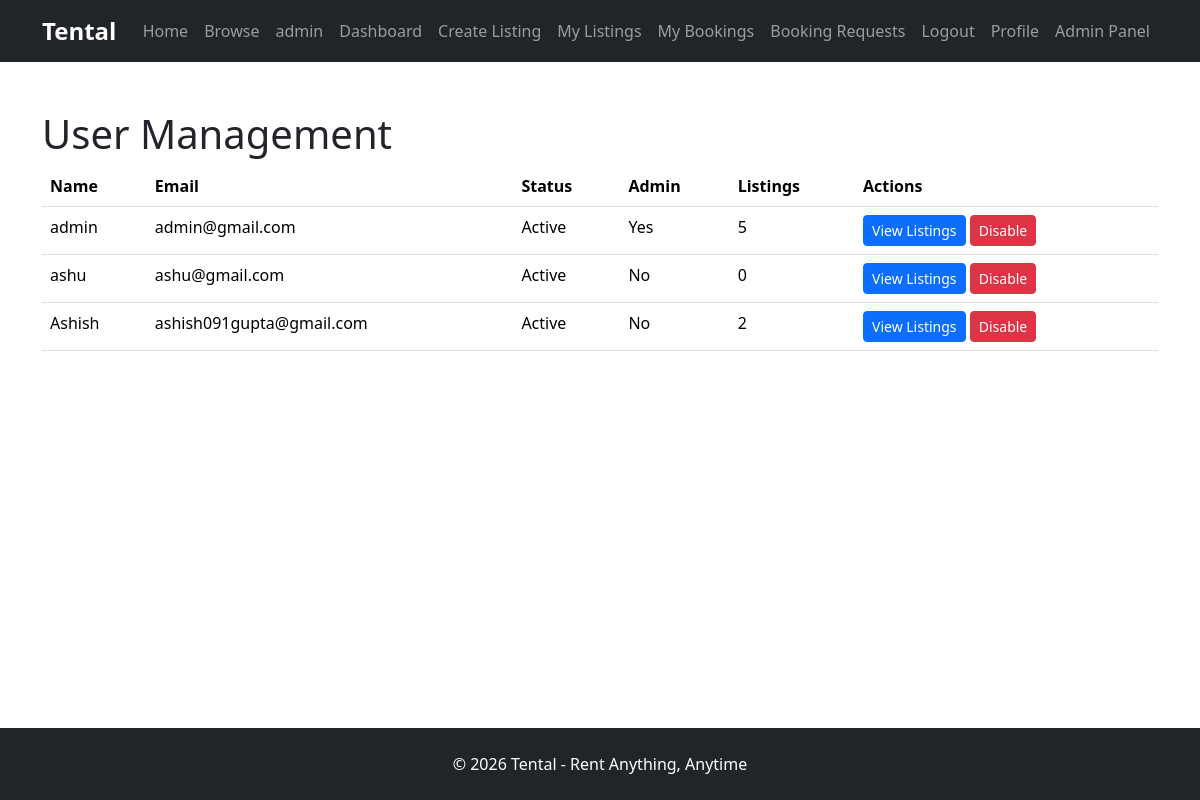
Before: /admin/users (signed in) with the older database file.
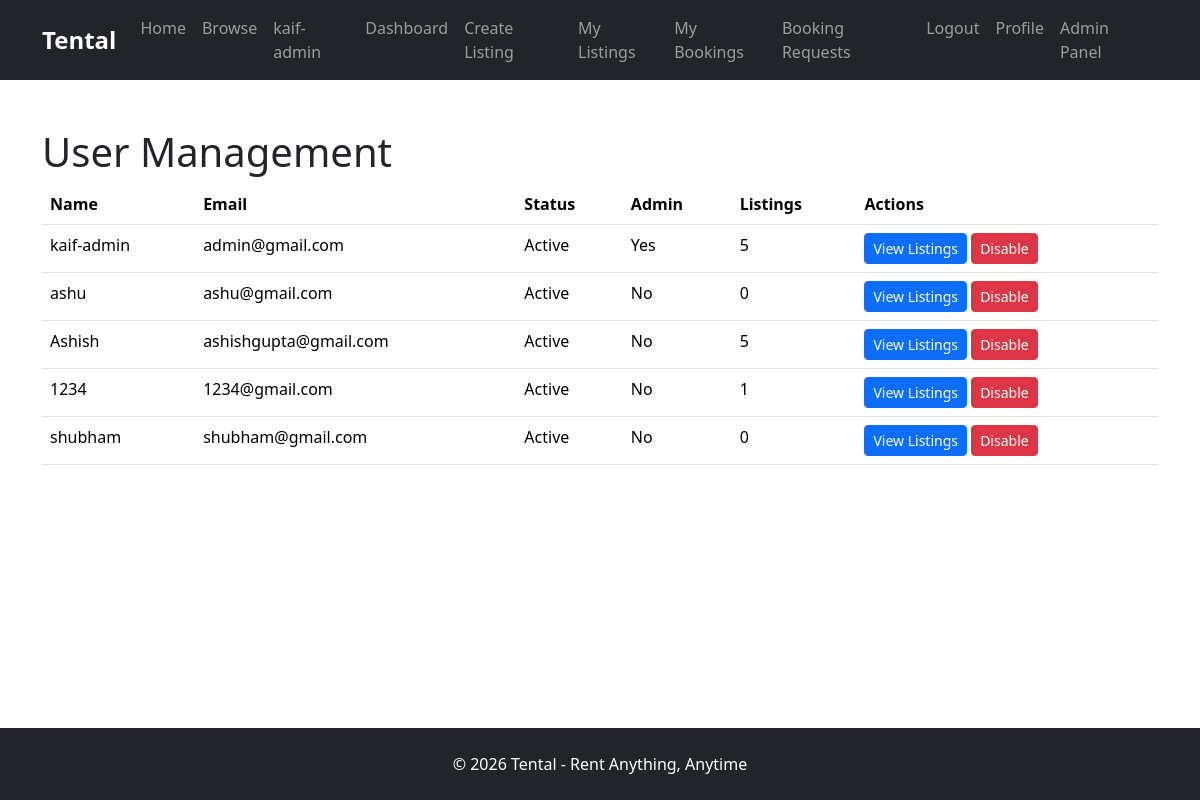
After: the same page with the newer database file.
### models/user.py (models this page shows)
class User(UserMixin, db.Model):
    id = db.Column(db.Integer, primary_key=True)
    name = db.Column(
        db.String(100),
        nullable=False
    )
    email = db.Column(
        db.String(120),
        unique=True,
        nullable=False
    )
    password = db.Column(
        db.String(255),
        nullable=False
    )
    rentals = db.relationship(
        "RentalItem",
        backref="owner",
        lazy=True
    )
    is_admin = db.Column(
        db.Boolean,
        default=False
    )
    is_active_user = db.Column(
        db.Boolean,
        default=True
    )
    bookings = db.relationship(
        "Booking",
        backref="user",
        lazy=True
    )

### routes/main.py (the view)
@main.route("/admin/users")
@login_required
def admin_users():
    if not current_user.is_admin:
        return "Access Denied"
    users = User.query.all()
    return render_template(
        "admin_users.html",
        users=users
    )

### models/user.py (called while the page is built)
@login_manager.user_loader
def load_user(user_id):
    return User.query.get(int(user_id))

### templates/admin_users.html (shortened to what this page needs)
{% extends "base.html" %} {% block content %}
<div class="container mt-5">
  <h1>User Management</h1>
  <table class="table">
    <thead>
      <tr>
        <th>Name</th>
        <th>Email</th>
        <th>Status</th>
        <th>Admin</th>
        <th>Listings</th>
        <th>Actions</th>
      </tr>
    </thead>
    <tbody>
      {% for user in users %}
      <tr>
        <td>{{ user.name }}</td>
        <td>{{ user.email }}</td>
        <td>
          {% if user.is_active_user %} Active {% else %} Disabled {% endif %}
        </td>
        <td>{% if user.is_admin %} Yes {% else %} No {% endif %}</td>
        <td>{{ user.rentals|length }}</td>
        <td>
          <a
            href="{{ url_for('main.user_listings', id=user.id) }}"
            class="btn btn-primary btn-sm"
          >
            View Listings
          </a>
          {% if user.is_active_user %}
          <a
            href="{{ url_for('main.disable_user', id=user.id) }}"
            class="btn btn-danger btn-sm"
          >
            Disable
          </a>
          {% endif %}
        </td>
      </tr>
      {% endfor %}
    </tbody>
  </table>
</div>
{% endblock %}

### templates/base.html (shortened to what this page needs)
<!doctype html>
<html lang="en">
  <head>
    <link
      href="https://cdn.jsdelivr.net/npm/bootstrap@5.3.7/dist/css/bootstrap.min.css"
      rel="stylesheet"
    />
    <link
      rel="stylesheet"
      href="{{ url_for('static', filename='css/style.css') }}"
    />
  </head>
  <body>
    <nav class="navbar navbar-expand-lg navbar-dark bg-dark">
      <div class="container">
        <a class="navbar-brand" href="#">Tental</a>
        <div class="navbar-nav ms-auto">
          <a class="nav-link" href="{{ url_for('main.home') }}">Home</a>
          <a class="nav-link" href="{{ url_for('main.browse') }}">Browse</a>
          {% if current_user.is_authenticated %}
          <span class="nav-link"> {{ current_user.name }} </span>
          <a class="nav-link" href="{{ url_for('main.owner_dashboard') }}">
            Dashboard
          </a>
          <a class="nav-link" href="{{ url_for('main.create_listing') }}">
            Create Listing
          </a>
          <a class="nav-link" href="{{ url_for('main.my_listings') }}">
            My Listings
          </a>
          <a class="nav-link" href="{{ url_for('main.my_bookings') }}">
            My Bookings
          </a>
          <a class="nav-link" href="{{ url_for('main.booking_requests') }}">
            Booking Requests
          </a>
          <a class="nav-link" href="{{ url_for('auth.logout') }}"> Logout </a>
          <a class="nav-link" href="{{ url_for('main.profile') }}"> Profile </a>
          {% if current_user.is_authenticated and current_user.is_admin %}
          <a class="nav-link" href="{{ url_for('main.admin_dashboard') }}">
            Admin Panel
          </a>
          {% endif %} {% else %}
          <a class="nav-link" href="{{ url_for('auth.login') }}"> Login </a>
          <a class="nav-link" href="{{ url_for('auth.register') }}">
            Register
          </a>
          {% endif %}
        </div>
      </div>
    </nav>
    <main class="flex-grow-1">{% block content %} {% endblock %}</main>
    <footer id="footer-section" class="bg-dark text-white text-center py-4">
      <p class="mb-0">© 2026 Tental - Rent Anything, Anytime</p>
    </footer>
  </body>
</html>

Changed rows visible on the page:
changed User "admin@gmail.com": name "admin" → "kaif-admin"
changed User "Ashish": email "ashish091gupta@gmail.com" → "ashishgupta@gmail.com"; rentals|length "2" → "5"
added User: name "1234", email "1234@gmail.com", is_active_user "Active", is_admin "No", rentals|length "1"
added User: name "shubham", email "shubham@gmail.com", is_active_user "Active", is_admin "No", rentals|length "0"
